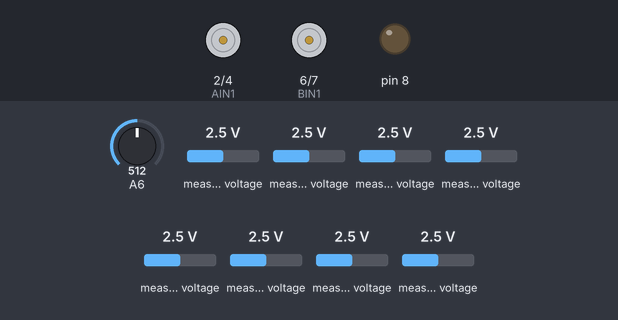
Recording of a sketch running on a simulated Arduino Nano, built with avr-gcc and run on an emulated ATmega328P. Parts: motor-driver pin pairs drawn as motors (green arrow = first pin HIGH = forward, orange = second pin HIGH = backward, longer = more drive, scaled by the enable pin), output pins drawn as LEDs (lit = HIGH). The test bench sets the inputs (shaded band); at power-on: A6 = 512, measured voltage 2.5 V.

Above: at 0.8 s.
0.9 s: A6 set to 492
At 3.4 s:
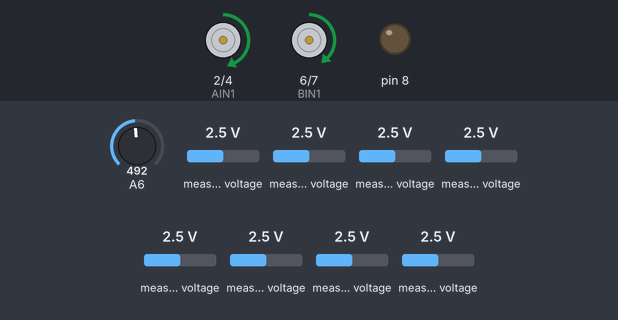
At 15.2 s:
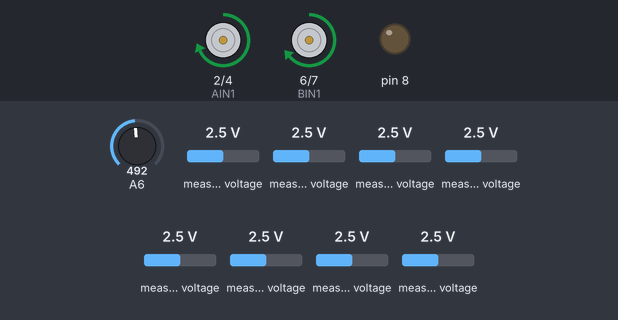
Timing chart, 0 to 21.5 s (numbered marks = the images above; inputs shaded):
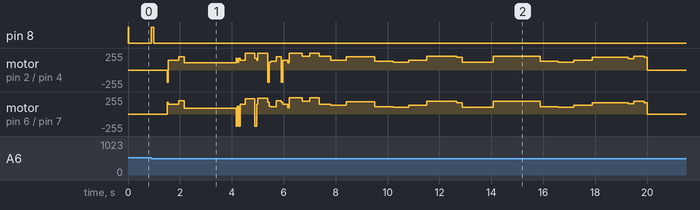

The sketch:

UNK_03_LINE.ino
```cpp
#include <SPI.h>
#include <Adafruit_MCP3008.h> // v1.0.0
Adafruit_MCP3008 adc;
#define NUM_SENSORS 8
int LastError;
int REF[NUM_SENSORS];
uint8_t F_PIN[NUM_SENSORS] = { 7, 6, 5, 4, 3, 2, 1, 0 };
int F[NUM_SENSORS];

///////////////////////////////////////////////////////////////////////////
int MaxValue[NUM_SENSORS] = {44,59,48,46,43,44,58,42};
int MinValue[NUM_SENSORS] = {594,670,738,615,552,578,511,416};
// int MaxValue[NUM_SENSORS] = {46,62,52,48,45,47,60,44};
// int MinValue[NUM_SENSORS] = {693,772,820,727,669,692,674,572};
///////////////////////////////////////////////////////////////////////////

void segStart()
{
  TrackCross(120, 0.035, 0.9, 'p');
  TrackCross(140, 0.035, 0.9, 'l');
  TrackCross(140, 0.035, 0.9, 'l');
  TrackCross(140, 0.035, 0.9, 'l');
}

void segEnd()
{
  // TrackCross(120, 0.025, 0.9, 'l');
  // TrackCross(140, 0.025, 0.9, 'l');
  // TrackCross(140, 0.025, 0.9, 'l');
  // TrackCross(140, 0.025, 0.9, 'p');
  TrackCross(120, 0.035, 0.9, 'r');
  TrackCross(140, 0.035, 0.9, 'r');
  TrackCross(140, 0.035, 0.9, 'r');
  TrackTime(120, 0.035, 0.9, 2400);
  TrackCross(100, 0.035, 0.9, 'p');
}

void segEndOld()
{
  TrackCross(120, 0.025, 0.9, 'l');
  TrackCross(140, 0.025, 0.9, 'l');
  TrackCross(140, 0.025, 0.9, 'l');
  TrackCross(200, 0.025, 0.9, 'p');
  // TrackCross(120, 0.035, 0.9, 'r');
  // TrackCross(140, 0.035, 0.9, 'r');
  // TrackCross(140, 0.035, 0.9, 'r');
  // TrackTime(120, 0.035, 0.9, 2400);
  // TrackCross(100, 0.035, 0.9, 'p');
}

void seg1() {
  // TrackCross(60, 0.025, 0.9, 's');

  // TrackTime(65, 0.025, 0.9, 800);

  // TrackTime(200, 0.025, 0.9, 400);

  // TrackTime(100, 0.025, 0.9, 700);

  // TrackTime(200, 0.025, 0.9, 350);


  // TrackTime(80, 0.025, 0.9, 2700);

  // TrackTime(120, 0.025, 0.9, 500);

  // TrackTime(120, 0.025, 0.9, 500);


  // TrackTime(75, 0.025, 0.9, 1300);

  // TrackTime(120, 0.025, 0.9, 1400);

  // TrackTime(120, 0.025, 0.9, 1400);

  // TrackTime(65, 0.025, 0.9, 2400);

  // TrackTime(120, 0.025, 0.9, 3000);

  // TrackTime(80, 0.025, 0.9, 1000);

  // TrackTime(120, 0.025, 0.9, 3000);

  // TrackTime(140, 0.025, 0.9, 900);

  // TrackTime(100, 0.025, 0.9, 900);

  // TrackCross(80, 0.025, 0.9, 's');

  TrackTime(80, 0.06, 0.9, 200);
  TrackTime(240, 0.06, 0.9, 500);
  TrackTime(120, 0.06, 0.9, 200);
  TrackTime(220, 0.06, 0.9, 700);
  TrackTime(100, 0.06, 0.9, 400);
  TrackTime(140, 0.06, 0.9, 2500);
  TrackTime(140, 0.06, 0.9, 800);
  // TrackTime(200, 0.06, 0.9, 2100);
  TrackTime(200, 0.06, 0.9, 1800);
  TrackTime(100, 0.07, 0.9, 1600);
 //after zig-zag
  TrackTime(220, 0.06, 0.9, 1000);
  TrackTime(160, 0.06, 0.9, 600);
  TrackTime(180, 0.06, 0.9, 400);
  TrackTime(120, 0.06, 0.9, 1500);
  TrackTime(200, 0.06, 0.9, 700);

  TrackTime(180, 0.06, 0.9, 800);

  TrackTime(250, 0.06, 0.9, 800);


}

void seg2() {
  TrackCross(120, 0.07, 0.9, 'l');

  TrackCross(120, 0.07, 0.9, 'l');

  // TrackCross(70, 0.03, 0.9, 's');

  // delay(20);

  // TrackCross(70, 0.03, 0.9, 's');

  TrackCross(120, 0.07, 0.9, 'l');

  TrackCross(120, 0.07, 0.9, 'l');

  TrackCross(120, 0.03, 0.9, 'l');

  // TrackCross(70, 0.03, 0.9, 'r');

  // TrackCross(70, 0.03, 0.9, 'r');
}


void thank()
{
  TrackCross(90,0.06, 1.6, 'l');
  TrackCross(90,0.06, 1.6, 'l');
  TrackCross(90,0.06, 1.6, 'l');
  TrackTime(90, 0.2, 2.5, 77500);
  TrackTime(90, 0.2, 2.5, 77500);
  TrackCross(90,0.06, 1.5, 'l');
  TrackCross(90,0.06, 1.5, 'l');
  TrackCross(90,0.06, 1.5, 'l');
  TrackTime(90, 0.15, 1.5, 2500);
  TrackCross(90,0.06, 1.5, 'l');
  TrackCross(90,0.06, 1.5, 'l');

}

void testStart()
{
  TrackCross(120, 0.035, 0.9, 'l');
  TrackCross(140, 0.035, 0.9, 'l');
  TrackCross(140, 0.035, 0.9, 'l');
  TrackCross(140, 0.035, 0.9, 'l');
  TrackCross(140, 0.035, 0.9, 'l');
}

void setup()
{
  Serial.begin(9600);
  // analogReadResolution(10);
  for (int i = 2; i <= 8; i++) {
    pinMode(i, OUTPUT);
  }
  Beep(20);
  // delay(100);
  // Beep(100);

  swOK();
  delay(500);
  //SerialFCalibrate();
    //  SerialF();
        // ShowCalibrate();
  /////1750//////
// TrackCross(100, 0.04, 0.5, 'a');
// TrackCross(100, 0.04, 0.5, 's');

//gjfhg
// segStartR();
// TrackTime(120, 0.035, 0.3, 18000);
// TrackCross(100, 0.035, 0.3, 'p');
//jhfjfj

// segStartFinal();
// seg1R();

itsTheFinalFuckingBrainCell();
seg1R();

// TrackTime(200, 0.04, 0.5, 1800);

// //mid oys 2

// TrackTime(120, 0.04, 0.5, 700);
// TrackTime(110, 0.04, 0.5, 600);

// //af mid oys 2

// TrackTime(140, 0.04, 0.5, 700);
// TrackTime(180, 0.04, 0.5, 1400);
// TrackTime(160, 0.04, 0.5, 200);

// TrackTime(200, 0.04, 0.5, 400);
// TrackTime(180, 0.04, 0.5, 130);
// TrackCross(250, 0.04, 0.5, 's');
}

void seg1R()
{
  TrackTime(80, 0.04, 0.5, 200);
  TrackTime(100, 0.04, 0.5, 50);
  TrackTime(250, 0.04, 0.5, 500);

  TrackTime(200, 0.035, 0.3, 300);
  TrackTime(250, 0.04, 0.5, 350);
  TrackTime(150, 0.035, 0.3, 450);

  //bf minor slant

  TrackTime(140, 0.035, 0.3, 600);

  //af minor slant

  TrackTime(190, 0.035, 0.3, 1100);

  //mid oys

  TrackTime(120, 0.04, 0.5, 700);
  TrackTime(110, 0.04, 0.5, 600);

  //af mid oys

  TrackTime(140, 0.04, 0.5, 700);
  TrackTime(200, 0.04, 0.5, 1150);
  TrackTime(180, 0.04, 0.5, 200);

  //zig-zag

  TrackTime(110, 0.04, 0.5, 1200);

  //af zig-zag

  TrackTime(200, 0.04, 0.5, 1800);

//mid oys 2

TrackTime(120, 0.04, 0.5, 700);
TrackTime(110, 0.04, 0.5, 600);

//af mid oys 2

TrackTime(140, 0.04, 0.5, 700);
TrackTime(180, 0.04, 0.5, 1400);
TrackTime(160, 0.04, 0.5, 200);

TrackTime(200, 0.04, 0.5, 400);
TrackTime(180, 0.04, 0.5, 130);
TrackCross(250, 0.04, 0.5, 's');

}

void seg2R()
{
  TrackTime(100, 0.035, 0.5, 250);
  TrackTime(250, 0.035, 0.5, 500);

  TrackTime(200, 0.035, 0.5, 300);
  TrackTime(250, 0.035, 0.5, 350);
  TrackTime(150, 0.035, 0.5, 450);

  //bf minor slant

  TrackTime(140, 0.035, 0.5, 600);

  //af minor slant

  TrackTime(190, 0.035, 0.5, 1100);

  //mid oys

  TrackTime(120, 0.035, 0.5, 700);
  TrackTime(110, 0.035, 0.5, 600);

  //af mid oys

  TrackTime(140, 0.035, 0.5, 700);
  // TrackTime(180, 0.035, 0.5, 200);
  TrackTime(200, 0.035, 0.5, 1600);

  //zig-zag

  TrackTime(110, 0.035, 0.5, 1200);

  //af zig-zag

  TrackTime(240, 0.035, 0.5, 100);
  TrackTime(200, 0.035, 0.5, 1700);

  //mid oys 2

  TrackTime(120, 0.035, 0.5, 700);
  TrackTime(110, 0.035, 0.5, 600);

  //af mid oys 2

  TrackTime(140, 0.035, 0.5, 700);
  TrackTime(180, 0.035, 0.5, 1400);
  TrackTime(150, 0.035, 0.5, 300);

  TrackTime(200, 0.035, 0.5, 400);
  TrackTime(180, 0.035, 0.5, 130);
  TrackCross(250, 0.035, 0.5, 's');

}

void segStartFinal()
{
  // TrackCross(140, 0.05, 0.6, 'r');
  // TrackCross(140, 0.05, 0.6, 'l');
  // TrackCross(140, 0.05, 0.6, 'p');
  // TrackCross(140, 0.05, 0.6, 'l');
  // TrackTime(150, 0.05, 0.6, 2050);
  // TrackCross(140, 0.05, 0.6, 'l');
  // TrackCross(140, 0.05, 0.6, 'l');
  // TrackCross(140, 0.05, 0.6, 'l');

  TrackCross(130, 0.045, 0.6, 'r');
  TrackCross(130, 0.045, 0.6, 'l');
  TrackCross(150, 0.045, 0.6, 'p');
  TrackCross(130, 0.045, 0.6, 'l');
  TrackTime(90, 0.045, 0.6, 2000);
  TrackCross(130, 0.045, 0.6, 'l');
  TrackCross(140, 0.045, 0.6, 'l');
  TrackCross(140, 0.045, 0.6, 'l');
}

// void segStartR()
// {
//   TrackCross(140, 0.045, 0.6, 'r');
//   TrackCross(160, 0.045, 0.6, 'l');
//   TrackCross(160, 0.045, 0.6, 'p');
//   TrackCross(140, 0.045, 0.6, 'l');
//   TrackTime(140, 0.045, 0.6, 2000);
//   TrackCross(140, 0.045, 0.6, 'l');
//   TrackCross(150, 0.045, 0.6, 'l');
//   TrackCross(150, 0.045, 0.6, 'l');
// }

void segStartR()
{
  TrackCross(100, 0.035, 0.3, 'r');
  TrackCross(120, 0.035, 0.3, 'l');
  TrackCross(120, 0.035, 0.3, 'p');
  TrackCross(100, 0.035, 0.3, 'l');
  TrackTime(110, 0.04, 0.3, 2200);
  TrackCross(100, 0.035, 0.3, 'l');
  TrackCross(110, 0.035, 0.3, 'l');
  TrackCross(110, 0.035, 0.3, 'l');
}

void loop() {
  MotorStop();
}

void itsTheFinalFuckingBrainCell()
{
  TrackCross(120, 0.045, 0.6, 'l');
  TrackTime(120, 0.045, 0.6, 400);
  Motor(200, 200);
  delay(200);

  // TrackCross(150, 0.045, 0.6, 'l');
  // TrackCross(150, 0.045, 0.6, 'l');

  TrackTime(100, 0.045, 0.6, 2000);
  TrackCross(130, 0.045, 0.6, 'r');
  TrackCross(120, 0.045, 0.6, 'p');
  TrackCross(120, 0.045, 0.6, 'r');
  TrackTime(100, 0.045, 0.6, 200);
  TrackTime(240, 0.045, 0.6, 350);
  TrackCross(120, 0.045, 0.6, 'r');
  TrackCross(130, 0.045, 0.6, 'r');
  TrackTime(100, 0.045, 0.6, 20);
  TrackTime(250, 0.045, 0.6, 400);
  TrackCross(120, 0.045, 0.6, 'l');

  TrackCross(120, 0.045, 0.6, 'p');
  // TrackCross(160, 0.045, 0.6, 'l');
  TrackTime(120, 0.045, 0.6, 200);
  Motor(200, 200);
  delay(200);
  TrackCross(120, 0.045, 0.6, 'l');
}
```

Motor.ino
```cpp
// DO NOT EDIT //

#define PWMA 3
#define AIN1 2
#define AIN2 4

#define PWMB 5
#define BIN1 6
#define BIN2 7

void Motor2(int speedmotor2) {
  bool dir2 = (speedmotor2 >= 0 ? true : false);
  speedmotor2 = abs(speedmotor2);
  if (speedmotor2 > 255) {
    speedmotor2 = 255;
  }
  digitalWrite(BIN1, dir2);
  digitalWrite(BIN2, !dir2);
  analogWrite(PWMB, speedmotor2);
}
void Motor1(int speedmotor1) {
  bool dir1 = (speedmotor1 >= 0 ? true : false);
  speedmotor1 = abs(speedmotor1);
  if (speedmotor1 > 255) {
    speedmotor1 = 255;
  }
  digitalWrite(AIN1, dir1);
  digitalWrite(AIN2, !dir1);
  analogWrite(PWMA, speedmotor1);
}


void Motor(int leftsp, int rightsp) {
  Motor1(leftsp);
  Motor2(rightsp);
}

void MotorStop() {
  analogWrite(PWMA, 0);
  analogWrite(PWMB, 0);
}
```

PID.ino
```cpp
int readPosition(int Track, int noise) { //อ่านค่า Position
  unsigned char i, online = 0;
  unsigned long avg = 0;
  unsigned int sum = 0;
  static int last_value = 0;
  ReadCalibrate();
  for (i = 0; i < NUM_SENSORS; i++) {
    int values = F[i];
    if (values > Track) {
      online = 1;
    }
    if (values > noise) {
      avg += (long)(values) * (i * 1000);
      sum += values;
    }
  }
  if (!online) {
    if (last_value < (NUM_SENSORS - 1) * 1000 / 2) {
      return 0;
    } else {
      return (NUM_SENSORS - 1) * 1000;
    }
  }
  last_value = avg / sum;
  return last_value;
}

void PID(int Speed, float Kp, float Kd) {  // คำสั่ง PID
  int Pos = readPosition(250, 50);
  int Error = Pos - 3500;
  int PID_Value = (Kp * Error) + (Kd * (Error - LastError));
  LastError = Error;
  int LeftPower = Speed + PID_Value;
  int RightPower = Speed - PID_Value;
  if (LeftPower > 255) LeftPower = 255;
  if (LeftPower < 0) LeftPower = -100;
  if (RightPower > 255) RightPower = 255;
  if (RightPower < 0) RightPower = -100;
  Motor(LeftPower, RightPower);
}

void TrackCross(int Speed, float Kp, float Kd, char select) { // PID เช็คแยก
  while (1) {
    PID(Speed, Kp, Kd);
    ReadCalibrate();
    if (F[2] > 550 && F[5 ] > 550) {
    break;
  }
}

if (select == 's') {
    MotorStop();
  } else if (select == 'p') {
    Motor(Speed, Speed);
    delay(60);
  } else if (select == 'l') {
    TurnLeft();
  } else if (select == 'r') {
    TurnRight();
  } else if (select == 'a') {
    TurnAround();
  }
}

void TrackTime(int Speed, float Kp , float Kd, int TotalTime) { // Trackเส้นตามเวลาที่กำหนด
  unsigned long StartTime = millis();
  unsigned long EndTime   = StartTime + TotalTime;
  while (millis() <= EndTime) {
    PID(Speed, Kp, Kd);
  }
}
```

Sensor.ino
```cpp
void OK() {
  while (1) {
    if (analogRead(A7) < 500) {
      break;
    }
  }
  Beep(100);
}

void swOK() {
  while (1) {
    if (analogRead(A6) < 500) {
      break;
    }
  }
  Beep(100);
}

int OK_PUSH() {
  if (analogRead(A6) > 500)return 0;
  else {
    return 1;
  }
}

void Beep(int delayb) {
  digitalWrite(8, 1);
  delay(delayb);
  digitalWrite(8, 0);
  delay(10);
}

uint8_t sck = 13;
uint8_t miso = 12;
uint8_t mosi = 11;
uint8_t ssf = 10;

void ReadSensor() {
  for (int _sensor = 0; _sensor < NUM_SENSORS; _sensor++) {
    adc.begin(sck, mosi, miso, ssf);
    F[_sensor] = adc.readADC(F_PIN[_sensor]);
  }
}

void ReadCalibrate() { //ค่าที่ Calibrate แล้ว
  ReadSensor();
  for (int i = 0; i < NUM_SENSORS; i++) {
    unsigned int calmin, calmax;
    long x = 0;
    calmax = MinValue[i];
    calmin = MaxValue[i];
    x = map(F[i], calmin, calmax, 0, 1000);
    if (x < 0) x = 0;
    if (x > 1000) x = 1000;
    F[i] = x;
  }
}

void CalibrateSensor(int pauseTime, int samples) {
  for (int i = 0; i < NUM_SENSORS; i++) {
    MinValue[i] = 1023;
    MaxValue[i] = 0;
  }
  for (int startSamp = 0; startSamp <= samples; startSamp++) {
    ReadSensor();
    for (int i = 0; i < NUM_SENSORS; i++) {
      MinValue[i] = (F[i] <= MinValue[i] ? F[i] : MinValue[i]);
      MaxValue[i] = (F[i] >= MaxValue[i] ? F[i] : MaxValue[i]);
    }
    delay(pauseTime);
  }
}

void ShowCalibrate() { // Calibrate ค่าแสง
  Serial.println("Press OK to Start Calibrate Sensor");
  swOK();
  Serial.println("Calibrating...");
  Beep(100);
  CalibrateSensor(20, 250);
  Beep(100);
  Serial.println("Finish");
  Serial.println("  ");
  Serial.print("int MinValue[NUM_SENSORS] = {");
  for (int i = 0; i < NUM_SENSORS; i++) {
    Serial.print(MinValue[i]);
    if (i < NUM_SENSORS - 1) Serial.print(",");
    else Serial.println("};");
  }

  Serial.print("int MaxValue[NUM_SENSORS] = {");
  for (int i = 0; i < NUM_SENSORS; i++) {
    Serial.print(MaxValue[i]);
    if (i < NUM_SENSORS - 1) Serial.print(",");
    else Serial.println("};");
  }
  while(1);
}


void SerialF() {
  while (1) {
    ReadSensor();
    for (int _serialF = 0; _serialF < NUM_SENSORS; _serialF++) {
      Serial.print(F[_serialF]);
      Serial.print("\t");
    }
    Serial.println("");
    delay(50);
    if (OK_PUSH() == 1) {
      Beep(100);
      break;
    }
  }
}

void SerialFCalibrate() {
  while (1) {
    ReadCalibrate();
    for (int _serialF = 0; _serialF < NUM_SENSORS; _serialF++) {
      Serial.print(F[_serialF]);
      Serial.print("\t");
    }
    Serial.println("");
    delay(50);
    if (OK_PUSH() == 1) {
      Beep(100);
      break;
    }
  }
}

void AutoRef(){
  for (int i=0; i<NUM_SENSORS; i++){
    REF[i] = (MinValue[i] + MaxValue[i]) /2;
  }
}
```

Turn.ino
```cpp
void TurnLeft() { // เลี้ยวซ้าย
  // MotorStop(); delay(20);
  Motor(-180, 180); delay(40);
  while (1) {
    Motor(-150, 150);
    ReadCalibrate();
    if (F[2] >= 500) {
      Motor(150, -150); delay(2);
      MotorStop();
      break;
    }
  }
}

void TurnRight() { //เลี้ยวขวา
  // MotorStop(); delay(20);
  Motor(180, -180); delay(40);
  while (1) {
    Motor(150, -150);
    ReadCalibrate();
    if (F[5] >= 500) {
      Motor(-150, 150); delay(2);
      MotorStop();
      break;
    }
  }
}

void TurnAround() { // เลี้ยวซ้าย
  Motor(-120, 120); delay(200);
  while (1) {
    Motor(-120, 120);
    ReadCalibrate();
    if (F[2] >= 500) {
      Motor(120, -120); delay(10);
      MotorStop();
      break;
    }
  }
}
```

Measured:
- the behaviour switches between 500 and 499 on A6 (found by bisection; images 0 and 1)
- after the input at 0.9 s, pin 8: LOW → HIGH at once, → LOW 0.10 s later
